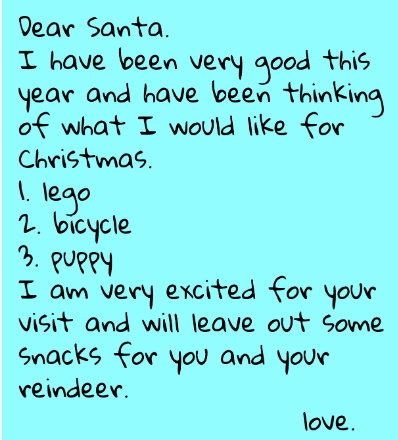
#> input picture Task 1/image1.PNG, 398 x 440 px
$ jupyter execute --allow-errors Accuracy.ipynb   (shell and % lines are left out)
#> lines starting #> are read from the running program, lines starting #| are printed output that depends on the picture
[cell 1]
import cv2
import numpy as np
import pytesseract
import matplotlib.pyplot as plt
from cer import calculate_cer

pytesseract.pytesseract.tesseract_cmd = r'C:\\Users\\tr4\\AppData\\Local\\Programs\\Tesseract-OCR\\tesseract.exe'

[cell 2]
import cv2
import numpy as np
import pytesseract

# Load the image
image = cv2.imread("image1.PNG")
#> image is the input picture: shape (440, 398, 3); mean B, G, R 235.7, 233.9, 134.5

# Preprocessing steps
norm_img = np.zeros((image.shape[0], image.shape[1]))
image = cv2.normalize(image, norm_img, 0, 255, cv2.NORM_MINMAX)
gray_image = cv2.cvtColor(image, cv2.COLOR_BGR2GRAY)
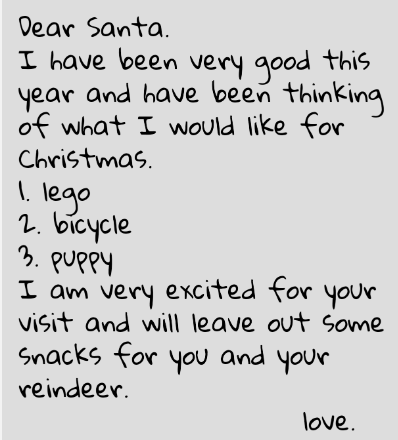
#> gray_image: shape (440, 398); min 0, max 243, mean 204.4
kernel = np.ones((1, 1), np.uint8)
eroded_image = cv2.erode(gray_image, kernel, iterations=10)
kernel_sharpen = np.array([[0, -1, 0],
                           [-1, 5.5, -1],
                           [0, -1, 0]])
sharpened = cv2.filter2D(eroded_image, -1, kernel_sharpen)
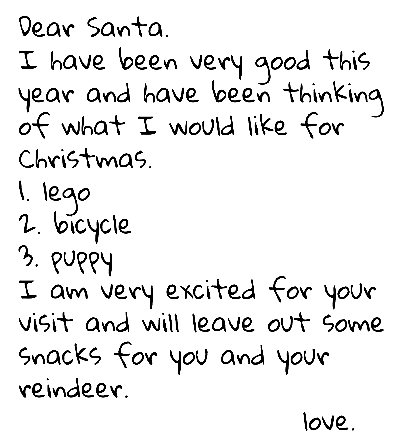
#> sharpened: shape (440, 398); min 0, max 255, mean 236.4

#> (the rest of this cell did not finish here and is left out)

$ run again, with Task 1/image5.PNG copied over Task 1/image1.PNG
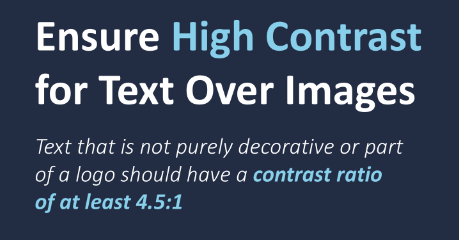
#> input picture Task 1/image5.PNG, 459 x 240 px
#> image is the input picture: shape (240, 459, 3); mean B, G, R 86.5, 64.9, 53
#> `image = cv2.normalize(image, norm_img, 0, 255, cv2.NORM_MINMAX)`:
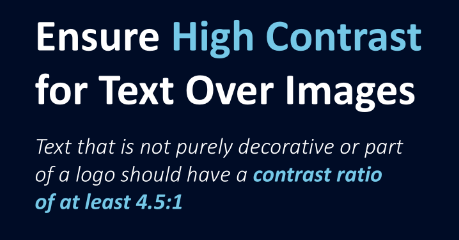
#> image: shape (240, 459, 3); mean B, G, R 60.5, 36, 21.9
#> `sharpened = cv2.filter2D(eroded_image, -1, kernel_sharpen)`:
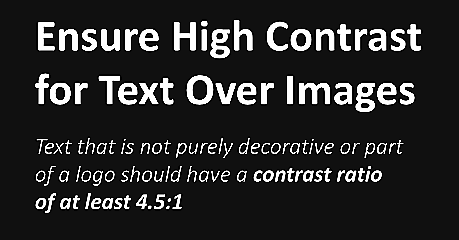
#> sharpened: shape (240, 459); min 0, max 255, mean 41.4

$ run again, with Task 1/image6.PNG copied over Task 1/image1.PNG
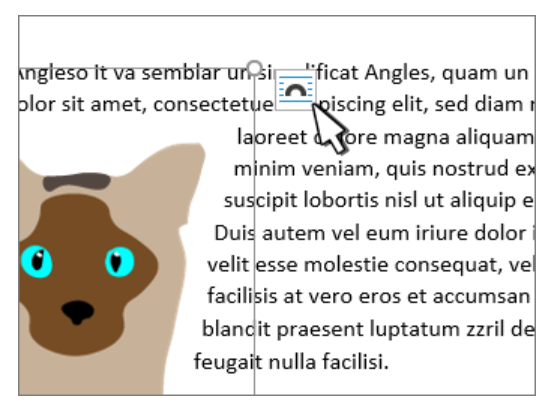
#> input picture Task 1/image6.PNG, 549 x 410 px
#> image is the input picture: shape (410, 549, 3); mean B, G, R 213.4, 218.1, 221.3
#> `gray_image = cv2.cvtColor(image, cv2.COLOR_BGR2GRAY)`:
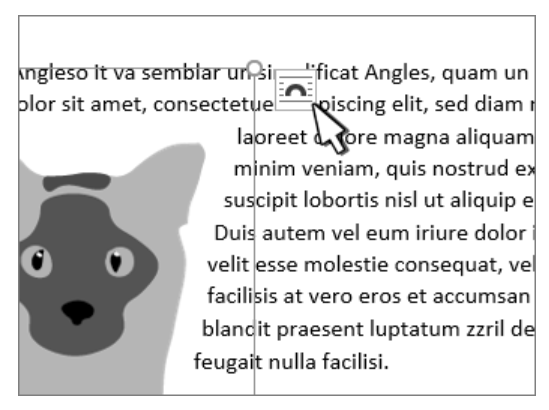
#> gray_image: shape (410, 549); min 0, max 255, mean 218.5
#> `sharpened = cv2.filter2D(eroded_image, -1, kernel_sharpen)`:
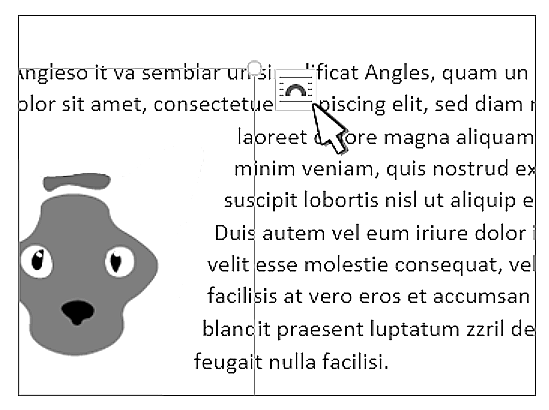
#> sharpened: shape (410, 549); min 0, max 255, mean 229.9

$ run again, with Task 1/image7.PNG copied over Task 1/image1.PNG
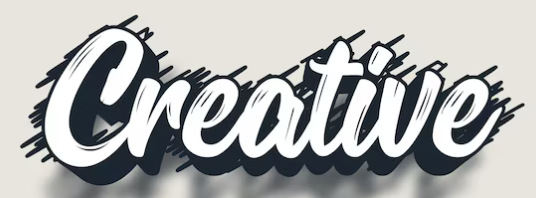
#> input picture Task 1/image7.PNG, 536 x 198 px
#> image is the input picture: shape (198, 536, 3); mean B, G, R 175.8, 176.7, 175.6
#> `sharpened = cv2.filter2D(eroded_image, -1, kernel_sharpen)`:
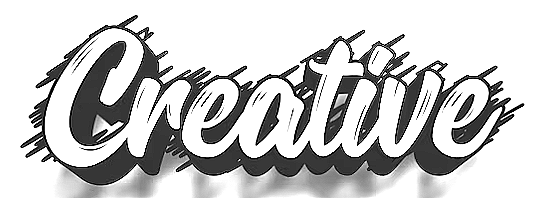
#> sharpened: shape (198, 536); min 0, max 255, mean 199.5
